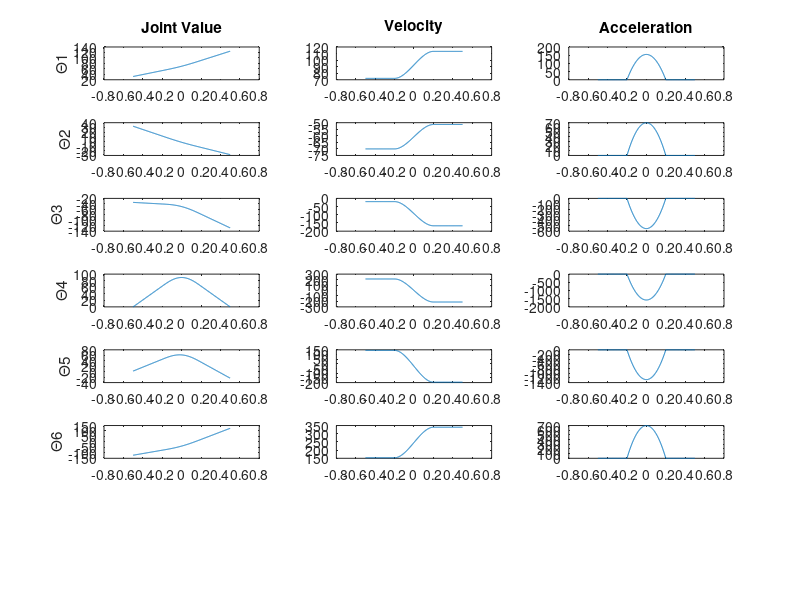

Write MATLAB code to recreate this figure. (Note: this script raises an error after producing the figure.)
clear all
close all
clc

A = [0  1  0   20;
    -1  0  0   30;
     0  0  1   20;
     0  0  0    1  ];
B = [ 0  0 -1   -10;
     -1  0  0    15;
      0  1  0    30;
      0  0  0     1  ];
C = [ 1  0  0    -25;
      0 -1  0     10;
      0  0 -1    -20;
      0  0  0      1  ];

unit_matrix = [1 0 0    0;
               0 1 0    0;
               0 0 1    0;
               0 0 0 0.01  ];
           
A = A * unit_matrix
B = B * unit_matrix
C = C * unit_matrix
  
  
Theta_A = [31.900670   32.474962   -34.610195   0.000000   2.135233   -121.900670]';
Theta_B = [67.948868   -2.529005   -44.425928   105.455397   74.075319   -45.219766]';
Theta_C = [124.599928   -28.219289   -127.988642   -0.000000   -23.792068   124.599928]';


tacc = 0.2;
T = 0.5;
r = (T - tacc) / T;

Theta_AP = r * (Theta_B - Theta_A) + Theta_A;


Delta_C = Theta_C - Theta_B;
Delta_B = Theta_AP - Theta_B;


Theta_a = [];
Theta_p = [];
Theta_v = [];

for t = -0.5:0.002:0.5
    if t < -0.2
        Theta_p = [Theta_p (Theta_B - Theta_A) * (t + 0.5) / T + Theta_A];
        Theta_v = [Theta_v (Theta_B - Theta_A) / T];
        Theta_a = [Theta_a zeros(6,1)];
    elseif t > 0.2
        Theta_p = [Theta_p Delta_C * t / T + Theta_B];
        Theta_v = [Theta_v Delta_C / T];
        Theta_a = [Theta_a zeros(6,1)];
    else
        h = (t + tacc) / (2 * tacc);
        
        Theta_p = [Theta_p ((Delta_C * tacc / T + Delta_B) * (2 - h) * h^2 - 2 * Delta_B) * h + Delta_B + Theta_B];
        Theta_v = [Theta_v ((Delta_C * tacc / T + Delta_B) * (1.5 - h) * 2 * h^2 - Delta_B) / tacc];
        Theta_a = [Theta_a (Delta_C * tacc / T + Delta_B) * (1 - h) * 3 * h / tacc^2];        
    end
end





t = -0.5:0.002:0.5;
t1 = -0.5:0.002:-0.2-0.002;
t2 = -0.2:0.002:0.2;
t3 = 0.2+0.002:0.002:0.5;

figure
for i = 1:6
    subplot(7,3,1 + 3 * (i - 1)), plot(t,Theta_p(i,:))
    ylabel(['\Theta', num2str(i)])
    subplot(7,3,2 + 3 * (i - 1)), plot(t,Theta_v(i,:))
    subplot(7,3,3 + 3 * (i - 1)), plot(t,Theta_a(i,:))
end

subplot(731), title('Joint Value')
subplot(732), title('Velocity')
subplot(733), title('Acceleration')

Z_Axis = [];
p = [];

for i = Theta_p
    T = forward(i);    
    temp = T * [0 0 0.1 1]';
    Z_Axis = [Z_Axis temp(1:3,1)];
    p = [p T(1:3,4)];

end

figure
plot3(p(1,1:length(t1)), p(2,1:length(t1)), p(3,1:length(t1)), 'color', [138 43 226]/255)
hold on
plot3(p(1,length(t1)+1:length(t1)+length(t2)+1), p(2,length(t1)+1:length(t1)+length(t2)+1), p(3,length(t1)+1:length(t1)+length(t2)+1), 'm')
plot3(p(1,end:-1:end-length(t3)+1), p(2,end:-1:end-length(t3)+1), p(3,end:-1:end-length(t3)+1), 'c')

Ax = A * [0.1 0 0 1]';
Ay = A * [0 0.1 0 1]';
Az = A * [0 0 0.1 1]';

plot3([A(1,4) Ax(1)], [A(2,4) Ax(2)], [A(3,4) Ax(3)], 'r', 'LineWidth', 2)
plot3([A(1,4) Ay(1)], [A(2,4) Ay(2)], [A(3,4) Ay(3)], 'g', 'LineWidth', 2)
plot3([A(1,4) Az(1)], [A(2,4) Az(2)], [A(3,4) Az(3)], 'b', 'LineWidth', 2)

Bx = B * [0.1 0 0 1]';
By = B * [0 0.1 0 1]';
Bz = B * [0 0 0.1 1]';

plot3([B(1,4) Bx(1)], [B(2,4) Bx(2)], [B(3,4) Bx(3)], 'r', 'LineWidth', 2)
plot3([B(1,4) By(1)], [B(2,4) By(2)], [B(3,4) By(3)], 'g', 'LineWidth', 2)
plot3([B(1,4) Bz(1)], [B(2,4) Bz(2)], [B(3,4) Bz(3)], 'b', 'LineWidth', 2)

Cx = C * [0.1 0 0 1]';
Cy = C * [0 0.1 0 1]';
Cz = C * [0 0 0.1 1]';

plot3([C(1,4) Cx(1)], [C(2,4) Cx(2)], [C(3,4) Cx(3)], 'r', 'LineWidth', 2)
plot3([C(1,4) Cy(1)], [C(2,4) Cy(2)], [C(3,4) Cy(3)], 'g', 'LineWidth', 2)
plot3([C(1,4) Cz(1)], [C(2,4) Cz(2)], [C(3,4) Cz(3)], 'b', 'LineWidth', 2)

scatter3(A(1,4), A(2,4), A(3,4), [], 'k', 'filled')
text(A(1,4)+0.05, A(2,4)-0.05, A(3,4)-0.01, 'A(0.2,0.3,0.2)')
scatter3(B(1,4), B(2,4), B(3,4), [], 'k', 'filled')
text(B(1,4)-0.05, B(2,4)-0.1, B(3,4)-0.05, 'B(-0.1,0.15,0.3)')
scatter3(C(1,4), C(2,4), C(3,4), [], 'k', 'filled')
text(C(1,4), C(2,4)-0.05, C(3,4)+0.1, 'C(-0.25,0.1,-0.2)')

hold off, axis equal
xlabel('x(m)'), ylabel('y(m)'), zlabel('z(m)')
title('3D path of Joint Motion')
set(gca,'XGrid','on'), set(gca,'YGrid','on'), set(gca,'ZGrid','on');

figure
plot3(p(1,:),p(2,:),p(3,:), 'LineWidth', 2, 'color', [138 43 226]/255), hold on

Ax = A * [0.1 0 0 1]';
Ay = A * [0 0.1 0 1]';
Az = A * [0 0 0.1 1]';

plot3([A(1,4) Ax(1)], [A(2,4) Ax(2)], [A(3,4) Ax(3)], 'r', 'LineWidth', 2)
plot3([A(1,4) Ay(1)], [A(2,4) Ay(2)], [A(3,4) Ay(3)], 'g', 'LineWidth', 2)
plot3([A(1,4) Az(1)], [A(2,4) Az(2)], [A(3,4) Az(3)], 'b', 'LineWidth', 2)

Bx = B * [0.1 0 0 1]';
By = B * [0 0.1 0 1]';
Bz = B * [0 0 0.1 1]';

plot3([B(1,4) Bx(1)], [B(2,4) Bx(2)], [B(3,4) Bx(3)], 'r', 'LineWidth', 2)
plot3([B(1,4) By(1)], [B(2,4) By(2)], [B(3,4) By(3)], 'g', 'LineWidth', 2)
plot3([B(1,4) Bz(1)], [B(2,4) Bz(2)], [B(3,4) Bz(3)], 'b', 'LineWidth', 2)

Cx = C * [0.1 0 0 1]';
Cy = C * [0 0.1 0 1]';
Cz = C * [0 0 0.1 1]';

plot3([C(1,4) Cx(1)], [C(2,4) Cx(2)], [C(3,4) Cx(3)], 'r', 'LineWidth', 2)
plot3([C(1,4) Cy(1)], [C(2,4) Cy(2)], [C(3,4) Cy(3)], 'g', 'LineWidth', 2)
plot3([C(1,4) Cz(1)], [C(2,4) Cz(2)], [C(3,4) Cz(3)], 'b', 'LineWidth', 2)

scatter3(A(1,4), A(2,4), A(3,4), [], 'k', 'filled')
text(A(1,4)+0.05, A(2,4)-0.05, A(3,4)-0.01, 'A(0.2,0.3,0.2)')
scatter3(B(1,4), B(2,4), B(3,4), [], 'k', 'filled')
text(B(1,4)-0.05, B(2,4)-0.1, B(3,4)-0.05, 'B(-0.1,0.15,0.3)')
scatter3(C(1,4), C(2,4), C(3,4), [], 'k', 'filled')
text(C(1,4), C(2,4)-0.05, C(3,4)+0.1, 'C(-0.25,0.1,-0.2)')

for i = 1:length(Z_Axis)
    plot3([p(1,i) Z_Axis(1,i)], [p(2,i) Z_Axis(2,i)], [p(3,i) Z_Axis(3,i)]);
end

xlabel('x(m)'), ylabel('y(m)'), zlabel('z(m)')
title('3D path of Joint Motion')
axis equal
set(gca,'XGrid','on'), set(gca,'YGrid','on'), set(gca,'ZGrid','on');



function T6 = forward(Theta)

Theta1 = Theta(1) / 180 * pi;
Theta2 = Theta(2) / 180 * pi;
Theta3 = Theta(3) / 180 * pi;
Theta4 = Theta(4) / 180 * pi;
Theta5 = Theta(5) / 180 * pi;
Theta6 = Theta(6) / 180 * pi;

a2 = 0.432;
a3 = -0.02;

%%transformatiom matrix A1~A6

A1 = [  cos(Theta1)              0    -sin(Theta1)                  0;
        sin(Theta1)              0     cos(Theta1)                  0;
                  0             -1               0                  0;
                  0              0               0                  1  ];
             
A2 = [  cos(Theta2)    -sin(Theta2)              0     a2*cos(Theta2);
        sin(Theta2)     cos(Theta2)              0     a2*sin(Theta2);
                  0               0              1                  0;
                  0               0              0                  1  ];

A3 = [  cos(Theta3)              0     sin(Theta3)     a3*cos(Theta3);
        sin(Theta3)              0    -cos(Theta3)     a3*sin(Theta3);
                  0              1               0              0.149;
                  0              0               0                  1  ];
             
A4 = [  cos(Theta4)              0     -sin(Theta4)                0;
        sin(Theta4)              0      cos(Theta4)                0;
                  0             -1                0            0.433;
                  0              0                0                1  ];
             
A5 = [  cos(Theta5)              0      sin(Theta5)                0;
        sin(Theta5)              0     -cos(Theta5)                0;
                  0              1                0                0;
                  0              0                0                1  ];
             
A6 = [  cos(Theta6)    -sin(Theta6)              0                 0;
        sin(Theta6)     cos(Theta6)              0                 0;
                  0               0              1                 0;
                  0               0              0                 1  ];

T6 = A1 * A2 * A3 * A4 * A5 * A6;
end
